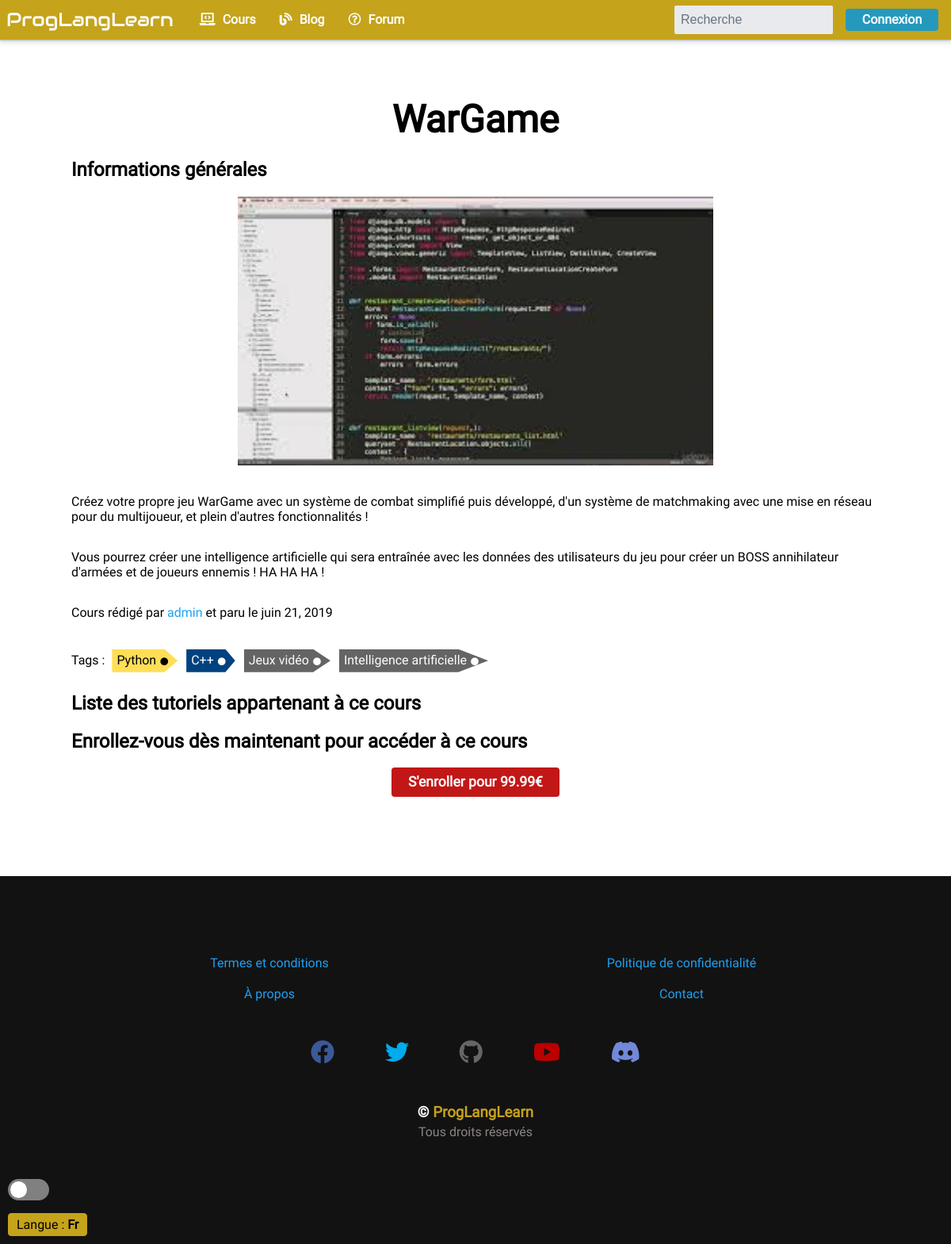
The app's page /courses/4/ with its own data.
### courses/models.py (models this page shows, shortened)
class Course(models.Model):
    author = models.ForeignKey(
        User, on_delete=models.SET_NULL, null=True, verbose_name=_("Auteur"), related_name='author')
    title = models.CharField(max_length=150, verbose_name=_("Titre du cours"))
    thumbnail = models.ImageField(
        upload_to='course_thumbnail/', verbose_name=_("Vignette du cours"))
    languages = models.ManyToManyField(
        Language, verbose_name=_("Langages de programmation"))
    tags = models.ManyToManyField(
        Tag, verbose_name=_("Tags"), blank=True)
    difficulty = models.CharField(
        max_length=1, choices=DIFFICULTY_CHOICES, verbose_name=_("Difficulté du cours"))
    content_introduction = RichTextUploadingField(
        verbose_name=_("Contenu d'introduction au cours"), null=True)
    pdf = models.FileField(upload_to="pdf_course/",
                           verbose_name=_("Version PDF du cours"), blank=True, validators=[FileExtensionValidator(allowed_extensions=['pdf'])])
    published_date = models.DateField(
        verbose_name=_("Date de publication"))
    old_price = models.FloatField(default=0, verbose_name=_(
        "Prix (ou ancien prix si nouveau)"))
    new_price = models.FloatField(verbose_name=_(
        "Nouveau prix"), null=True, blank=True)
    objects = CourseManager()
    class Meta:
        ordering = ['-published_date', 'title']
        verbose_name = _("Cours")
        verbose_name_plural = _("Cours")
    def get_all_downloadable_resources(self):
        tuts = self.get_tutorials()
        num = 0
        for sec, tut in tuts:
            if tut.resources is not None:
                num += 1
        return num
    def get_sections(self):
        return Section.objects.filter(course__id=self.id).order_by('id')
    def get_tutorials(self):
        tutorials = []
        for sec in self.get_sections():
            tutorials.append(
                (sec, Tutorial.objects.filter(section__id=sec.id)))
        return tutorials

### accounts/models.py (models this page shows, shortened)
class User(AbstractUser):
    REQUIRED_FIELDS = ['email']

class Language(models.Model):
    name = models.CharField(max_length=30, unique=True,
                            verbose_name=_("Nom du langage de programmation"))
    class Meta:
        verbose_name = _("Langage")

class Tag(models.Model):
    name = models.CharField(max_length=30, unique=True,
                            verbose_name=_("Nom du tag"))
    class Meta:
        verbose_name = _("Tag")

### courses/views.py (the view)
# urls.py: path('<int:id>/', CourseDetailView.as_view(), name='detail'),
class CourseDetailView(CourseObjectMixin, NavbarSearchMixin, DetailView):
    def get_context_data(self, **kwargs):
        context = super().get_context_data(**kwargs)
        context['navbar_search_form'] = self.form_navbar()
        return context

### main/forms.py
class NavbarSearchForm(forms.Form):
    q = forms.CharField(label=_("Recherche"), widget=forms.TextInput(attrs={
        'id': 'search',
        'placeholder': _("Recherche"),
        'name': 'q'
    }), required=False)

### courses/models.py (called while the page is built)
    def get_queryset(self):
        return CourseQuerySet(self.model, using=self._db)

### courses/views.py (called while the page is built)
    def get_object(self):
        id = self.kwargs.get('id')
        obj = None
        if id is not None:
            obj = get_object_or_404(self.model, id=id)
        return obj

### main/mixins.py (called while the page is built)
    def form_navbar(self):
        form = NavbarSearchForm()
        if form.is_valid():
            form = NavbarSearchForm(q=form.cleaned_data.get('q'))
        return form

### courses/templates/courses/course_detail.html (shortened to what this page needs)
{% extends 'base.html' %}
{% block main %}
<h1 class="large">{{ object.title }}</h1>
<section>
    <h2>Informations générales</h2>
    <figure>
        <img src="{{ object.thumbnail.url }}" alt="Vignette du cours">
    </figure>
    {{ object.content_introduction|safe }}
    <p>Cours rédigé par <a href="profile.html">{{ object.author.username }}</a> et paru le {{ object.published_date }}</p>
    <div>
        <div class="tags">
            Tags :
            {% for lang in course.languages.all %}
                {% if lang.name == 'C++' %}
                    <a class="tag cpp-tag" href="#" alt="{{ lang.name|upper }}">{{ lang.name }}</a>
                {% else %}
                    <a class="tag {{ lang.name|lower }}-tag" href="#" alt="{{ lang.name|upper }}">{{ lang.name }}</a>
                {% endif %}
            {% endfor %}
            {% for tag in course.tags.all %}
                <a class="tag" href="#" alt="{{ tag.name }}">{{ tag.name }}</a>
            {% endfor %}
        </div>
    </div>
</section>
<section>
    <h2>Liste des tutoriels appartenant à ce cours</h2>
</section>
{% if not request.user.is_authenticated %}
    <section>
        <h2>Enrollez-vous dès maintenant pour accéder à ce cours</h2>
        <div class="center-text">
            <a href="payment.html" class="btn btn__danger btn__large">S'enroller
                {% if object.new_price %}
                    {% if object.new_price == 0 %}
                        gratuitement
                    {% else %}
                        pour {{ object.new_price }}€
                    {% endif %}
                {% else %}
                    {% if object.old_price == 0 %}
                        gratuitement
                    {% else %}
                        pour {{ object.old_price }}€
                    {% endif %}
                {% endif %}
            </a>
        </div>
    </section>
{% endif %}
{% endblock main %}

### records on screen
Course: title "WarGame", thumbnail (picture), content_introduction "Créez votre propre jeu WarGame avec un système de combat simplifié puis développé, d'un système de matchmaking avec une mise en réseau pour du multijoueur, et plein d'autres fonctionnalités ! Vous pourrez créer une intelligence artificielle qui sera entraînée avec les données des utilisateurs du jeu pour créer un BOSS annihilateur d'armées et de joueurs ennemis ! HA HA HA !", author.username "admin", published_date "juin 21, 2019", new_price "99.99"
Language: name "Python"
Language: name "C++"
Tag: name "Jeux vidéo"
Tag: name "Intelligence artificielle"
